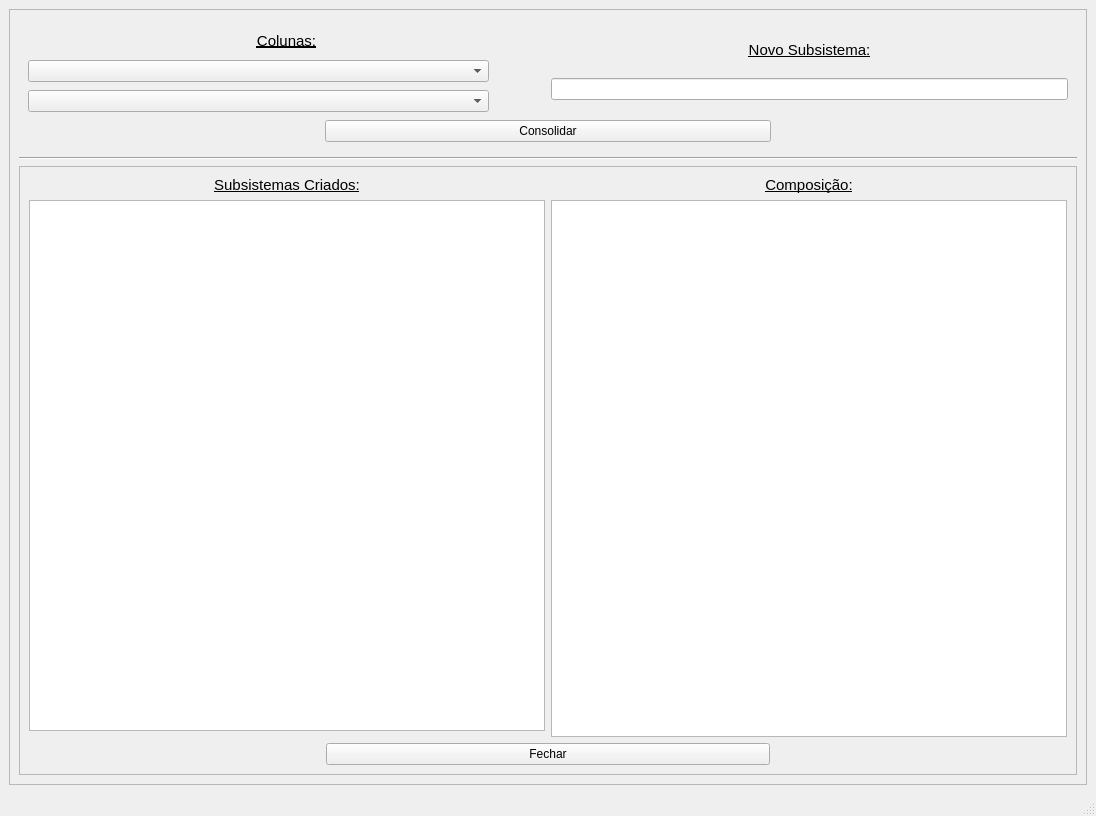
<?xml version="1.0" encoding="UTF-8"?>
<ui version="4.0">
 <class>Subsistema_window</class>
 <widget class="QMainWindow" name="Subsistema_window">
  <property name="geometry">
   <rect>
    <x>0</x>
    <y>0</y>
    <width>1096</width>
    <height>816</height>
   </rect>
  </property>
  <property name="windowTitle">
   <string>MainWindow</string>
  </property>
  <widget class="QWidget" name="centralwidget">
   <layout class="QHBoxLayout" name="horizontalLayout">
    <item>
     <widget class="QScrollArea" name="scrollArea">
      <property name="widgetResizable">
       <bool>true</bool>
      </property>
      <widget class="QWidget" name="scrollAreaWidgetContents">
       <property name="geometry">
        <rect>
         <x>0</x>
         <y>0</y>
         <width>1076</width>
         <height>755</height>
        </rect>
       </property>
       <layout class="QVBoxLayout" name="verticalLayout" stretch="0,0,2">
        <item>
         <widget class="QFrame" name="frame">
          <layout class="QVBoxLayout" name="verticalLayout_10">
           <item>
            <layout class="QHBoxLayout" name="horizontalLayout_7" stretch="1,1">
             <item>
              <layout class="QVBoxLayout" name="verticalLayout_11">
               <item>
                <widget class="QLabel" name="label">
                 <property name="font">
                  <font>
                   <pointsize>11</pointsize>
                   <weight>50</weight>
                   <italic>false</italic>
                   <bold>false</bold>
                   <underline>true</underline>
                   <strikeout>false</strikeout>
                   <stylestrategy>PreferAntialias</stylestrategy>
                   <kerning>true</kerning>
                  </font>
                 </property>
                 <property name="layoutDirection">
                  <enum>Qt::LeftToRight</enum>
                 </property>
                 <property name="frameShadow">
                  <enum>QFrame::Plain</enum>
                 </property>
                 <property name="lineWidth">
                  <number>1</number>
                 </property>
                 <property name="text">
                  <string>Colunas:</string>
                 </property>
                 <property name="scaledContents">
                  <bool>false</bool>
                 </property>
                 <property name="alignment">
                  <set>Qt::AlignCenter</set>
                 </property>
                 <property name="wordWrap">
                  <bool>false</bool>
                 </property>
                </widget>
               </item>
               <item>
                <layout class="QHBoxLayout" name="horizontalLayout_9" stretch="5,0,0">
                 <item>
                  <widget class="CheckableComboBox" name="subcol_combobox">
                   <property name="minimumSize">
                    <size>
                     <width>200</width>
                     <height>0</height>
                    </size>
                   </property>
                   <property name="baseSize">
                    <size>
                     <width>200</width>
                     <height>0</height>
                    </size>
                   </property>
                  </widget>
                 </item>
                 <item>
                  <widget class="QLabel" name="add_icon">
                   <property name="minimumSize">
                    <size>
                     <width>10</width>
                     <height>0</height>
                    </size>
                   </property>
                   <property name="text">
                    <string/>
                   </property>
                  </widget>
                 </item>
                 <item>
                  <spacer name="horizontalSpacer">
                   <property name="orientation">
                    <enum>Qt::Horizontal</enum>
                   </property>
                   <property name="sizeHint" stdset="0">
                    <size>
                     <width>40</width>
                     <height>20</height>
                    </size>
                   </property>
                  </spacer>
                 </item>
                </layout>
               </item>
               <item>
                <layout class="QHBoxLayout" name="horizontalLayout_10" stretch="5,0,0">
                 <item>
                  <widget class="CheckableComboBox" name="subcol_combobox_2">
                   <property name="minimumSize">
                    <size>
                     <width>200</width>
                     <height>0</height>
                    </size>
                   </property>
                   <property name="baseSize">
                    <size>
                     <width>0</width>
                     <height>0</height>
                    </size>
                   </property>
                  </widget>
                 </item>
                 <item>
                  <widget class="QLabel" name="minus_icon">
                   <property name="minimumSize">
                    <size>
                     <width>10</width>
                     <height>0</height>
                    </size>
                   </property>
                   <property name="text">
                    <string/>
                   </property>
                  </widget>
                 </item>
                 <item>
                  <spacer name="horizontalSpacer_6">
                   <property name="orientation">
                    <enum>Qt::Horizontal</enum>
                   </property>
                   <property name="sizeHint" stdset="0">
                    <size>
                     <width>40</width>
                     <height>20</height>
                    </size>
                   </property>
                  </spacer>
                 </item>
                </layout>
               </item>
              </layout>
             </item>
             <item>
              <layout class="QVBoxLayout" name="Vertiacl" stretch="3,3,1">
               <item>
                <widget class="QLabel" name="label_2">
                 <property name="font">
                  <font>
                   <pointsize>11</pointsize>
                   <underline>true</underline>
                   <stylestrategy>PreferAntialias</stylestrategy>
                  </font>
                 </property>
                 <property name="text">
                  <string>Novo Subsistema:</string>
                 </property>
                 <property name="alignment">
                  <set>Qt::AlignCenter</set>
                 </property>
                </widget>
               </item>
               <item>
                <widget class="QLineEdit" name="subnewsystem_editline"/>
               </item>
               <item>
                <spacer name="verticalSpacer">
                 <property name="orientation">
                  <enum>Qt::Vertical</enum>
                 </property>
                 <property name="sizeHint" stdset="0">
                  <size>
                   <width>20</width>
                   <height>40</height>
                  </size>
                 </property>
                </spacer>
               </item>
              </layout>
             </item>
            </layout>
           </item>
           <item>
            <layout class="QHBoxLayout" name="horizontalLayout_8" stretch="2,3,2">
             <item>
              <spacer name="horizontalSpacer_2">
               <property name="orientation">
                <enum>Qt::Horizontal</enum>
               </property>
               <property name="sizeHint" stdset="0">
                <size>
                 <width>40</width>
                 <height>20</height>
                </size>
               </property>
              </spacer>
             </item>
             <item>
              <widget class="QPushButton" name="subvalidate_button">
               <property name="text">
                <string>Consolidar</string>
               </property>
              </widget>
             </item>
             <item>
              <spacer name="horizontalSpacer_3">
               <property name="orientation">
                <enum>Qt::Horizontal</enum>
               </property>
               <property name="sizeHint" stdset="0">
                <size>
                 <width>40</width>
                 <height>20</height>
                </size>
               </property>
              </spacer>
             </item>
            </layout>
           </item>
          </layout>
         </widget>
        </item>
        <item>
         <widget class="Line" name="line">
          <property name="orientation">
           <enum>Qt::Horizontal</enum>
          </property>
         </widget>
        </item>
        <item>
         <widget class="QFrame" name="frame_2">
          <property name="frameShape">
           <enum>QFrame::StyledPanel</enum>
          </property>
          <property name="frameShadow">
           <enum>QFrame::Raised</enum>
          </property>
          <layout class="QVBoxLayout" name="verticalLayout_7">
           <item>
            <layout class="QHBoxLayout" name="horizontalLayout_4">
             <item>
              <layout class="QVBoxLayout" name="verticalLayout_5">
               <item>
                <widget class="QLabel" name="label_3">
                 <property name="font">
                  <font>
                   <pointsize>11</pointsize>
                   <underline>true</underline>
                   <stylestrategy>PreferAntialias</stylestrategy>
                  </font>
                 </property>
                 <property name="text">
                  <string>Subsistemas Criados:</string>
                 </property>
                 <property name="alignment">
                  <set>Qt::AlignCenter</set>
                 </property>
                </widget>
               </item>
               <item>
                <widget class="QListWidget" name="sb_listWidget"/>
               </item>
               <item>
                <widget class="QFrame" name="frame_3">
                 <property name="frameShape">
                  <enum>QFrame::StyledPanel</enum>
                 </property>
                 <property name="frameShadow">
                  <enum>QFrame::Raised</enum>
                 </property>
                </widget>
               </item>
              </layout>
             </item>
             <item>
              <layout class="QVBoxLayout" name="verticalLayout_6">
               <item>
                <widget class="QLabel" name="label_4">
                 <property name="font">
                  <font>
                   <pointsize>11</pointsize>
                   <underline>true</underline>
                   <stylestrategy>PreferAntialias</stylestrategy>
                  </font>
                 </property>
                 <property name="text">
                  <string>Composição:</string>
                 </property>
                 <property name="alignment">
                  <set>Qt::AlignCenter</set>
                 </property>
                </widget>
               </item>
               <item>
                <widget class="QListWidget" name="sb_listWidget2"/>
               </item>
              </layout>
             </item>
            </layout>
           </item>
           <item>
            <layout class="QHBoxLayout" name="horizontalLayout_3" stretch="2,3,2">
             <item>
              <spacer name="horizontalSpacer_4">
               <property name="orientation">
                <enum>Qt::Horizontal</enum>
               </property>
               <property name="sizeHint" stdset="0">
                <size>
                 <width>40</width>
                 <height>20</height>
                </size>
               </property>
              </spacer>
             </item>
             <item>
              <widget class="QPushButton" name="sbclose_button">
               <property name="text">
                <string>Fechar</string>
               </property>
              </widget>
             </item>
             <item>
              <spacer name="horizontalSpacer_5">
               <property name="orientation">
                <enum>Qt::Horizontal</enum>
               </property>
               <property name="sizeHint" stdset="0">
                <size>
                 <width>40</width>
                 <height>20</height>
                </size>
               </property>
              </spacer>
             </item>
            </layout>
           </item>
          </layout>
         </widget>
        </item>
       </layout>
      </widget>
     </widget>
    </item>
   </layout>
  </widget>
  <widget class="QMenuBar" name="menubar">
   <property name="geometry">
    <rect>
     <x>0</x>
     <y>0</y>
     <width>1096</width>
     <height>21</height>
    </rect>
   </property>
  </widget>
  <widget class="QStatusBar" name="statusbar"/>
 </widget>
 <customwidgets>
  <customwidget>
   <class>CheckableComboBox</class>
   <extends>QComboBox</extends>
   <header>multiSelCombo2</header>
  </customwidget>
 </customwidgets>
 <resources/>
 <connections/>
</ui>
